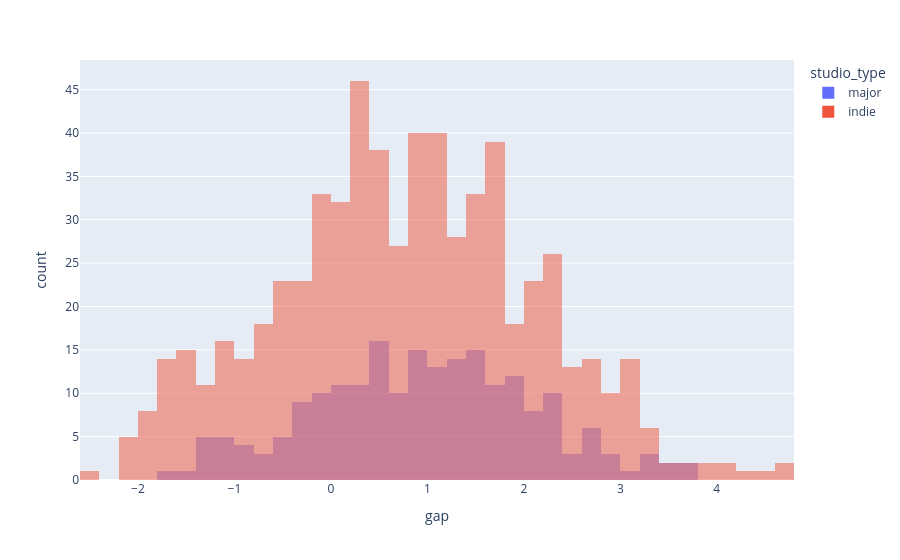

This figure's notebook cell:
### Markdown cell above
### Initial Distribution Comparison

The first histogram compares the distribution of gap values using the number of movies in each bin.

### Code cell
fig = px.histogram(
    df,
    x="gap",
    color="studio_type",
    barmode="overlay"
)
fig.show()

### Figure 1 — Plotly figure (JSON) as saved in the notebook; plotly's stock layout.template omitted (floating-point values rounded to 4 significant figures; data arrays with more than 128 entries replaced by an {"elided": "..."} marker saying what was removed)
{"data": [{"bingroup": "x", "hovertemplate": "studio_type=major<br>gap=%{x}<br>count=%{y}<extra></extra>", "legendgroup": "major", "marker": {"color": "#636efa", "opacity": 0.5, "pattern": {"shape": ""}}, "name": "major", "orientation": "v", "showlegend": true, "type": "histogram", "x": {"elided": "209 float values"}, "xaxis": "x", "yaxis": "y"}, {"bingroup": "x", "hovertemplate": "studio_type=indie<br>gap=%{x}<br>count=%{y}<extra></extra>", "legendgroup": "indie", "marker": {"color": "#EF553B", "opacity": 0.5, "pattern": {"shape": ""}}, "name": "indie", "orientation": "v", "showlegend": true, "type": "histogram", "x": {"elided": "668 float values"}, "xaxis": "x", "yaxis": "y"}], "layout": {"barmode": "overlay", "legend": {"title": {"text": "studio_type"}, "tracegroupgap": 0}, "margin": {"t": 60}, "xaxis": {"anchor": "y", "domain": [0, 1], "title": {"text": "gap"}}, "yaxis": {"anchor": "x", "domain": [0, 1], "title": {"text": "count"}}}}
